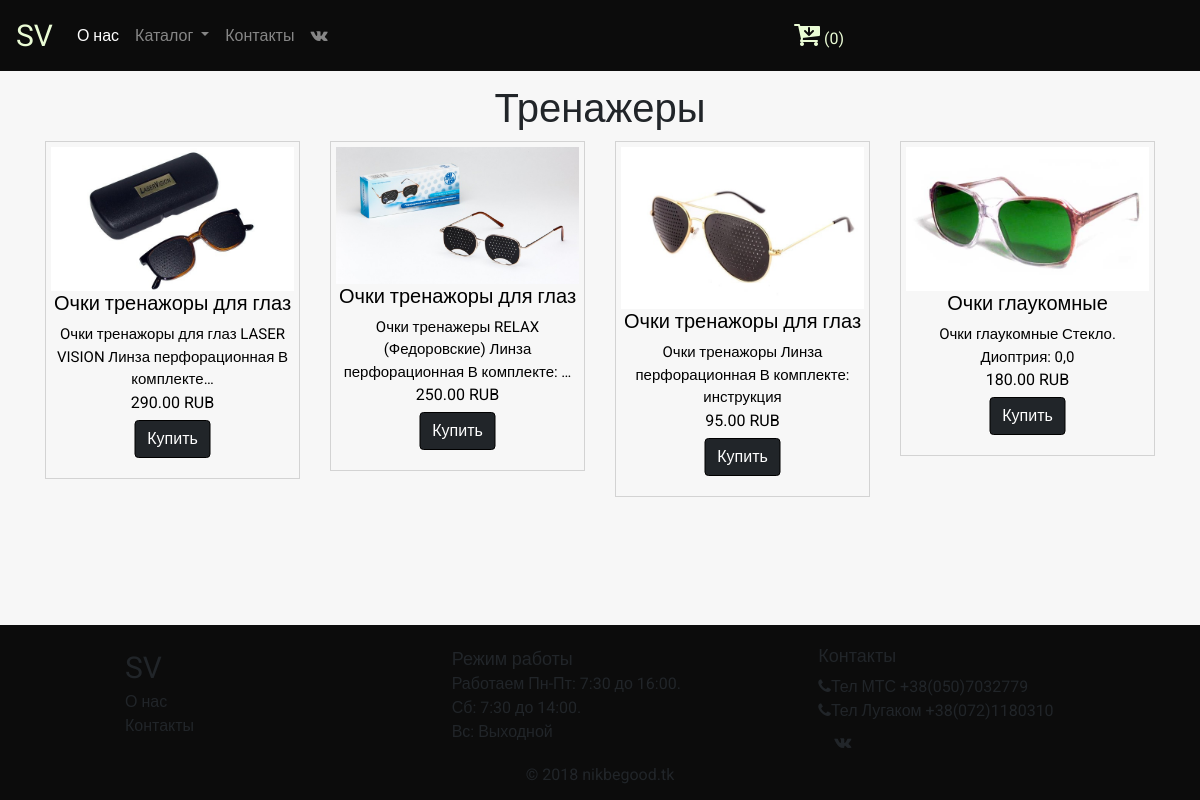
Page /trenag/ on the committed database.
### products/models.py (models this page shows, shortened)
class ProductImage(models.Model):
    product = models.ForeignKey(Product, blank=True, null=True, default=None)
    image = models.ImageField(upload_to='products_images/')
    is_main = models.BooleanField(default=False)
    is_active = models.BooleanField(default=True)
    created = models.DateTimeField(auto_now_add=True, auto_now=False)
    updated = models.DateTimeField(auto_now_add=False, auto_now=True)
    class Meta:
        verbose_name = 'Фотография'
        verbose_name_plural = 'Фотографии'

class Product(models.Model):
    name = models.CharField(max_length=64, blank=True, null=True, default=None)
    price = models.DecimalField(max_digits=10, decimal_places=2, default=0)
    discount = models.IntegerField(default=0)
    category = models.ForeignKey(ProductCategory, blank=True, null=True, default=None)
    short_description = models.TextField(blank=True, null=True, default=None)
    description = models.TextField(blank=True, null=True, default=None)
    is_active = models.BooleanField(default=True)
    created = models.DateTimeField(auto_now_add=True, auto_now=False)
    updated = models.DateTimeField(auto_now_add=False, auto_now=True)
    class Meta:
        verbose_name = 'Товар'
        verbose_name_plural = 'Товары'

### landing/views.py (the view)
# urls.py: url(r'^trenag/$', views.trenag, name='trenag'),
def trenag(request):
    products_images = ProductImage.objects.filter(is_active=True, is_main=True, product__is_active=True)
    products_images_trenag= products_images.filter(product__category__id=16)
    return render(request, 'landing/trenag.html', locals())

### orders/context_processors.py (called while the page is built)
def getting_basket_info(request):
    session_key = request.session.session_key
    if not session_key:
        request.session["session_key"] = 123
        request.session.cycle_key()
    products_in_basket = ProductInBasket.objects.filter(session_key=session_key, is_active=True, order__isnull=True)
    products_total_nmb = products_in_basket.count()
    return locals()

### templates/landing/trenag.html
{% extends 'base.html' %}
{% load static %}
{% block content %}
<div class="section">
        <div class="container">
            <div class="row">
                <div class="col-lg-12" style="margin-top:60px">
                    <h1 class="text-center">
                        Тренажеры
                    </h1>
                </div>
                {% for product_image in products_images_trenag%}
                    {% include 'landing/product_item.html' %}
                {% endfor %}
            </div>
        </div>
</div>
{% endblock %}

### templates/landing/product_item.html (shortened to what this page needs)
<div class="col-lg-3">
    <div class="products-item">
        <div>
            <a href="{% url 'product' product_image.product.id %}">
                <img src="{{ product_image.image.url }}" class="img-fluid">
            </a>
        </div>
        <h5>{{ product_image.product.name }}</h5>
        <p style="font-size:15px;margin-bottom: 0;">
            {{ product_image.product.description|truncatechars_html:70 }}
        </p>
        <div>
            {{ product_image.product.price }} RUB
        </div>
        <div class="add-to-card-btn">
            <a href="{% url 'product' product_image.product.id %}">
            <button class="btn btn-success"  style="background-color:#212529; border-color: black;">
                Купить
            </button>
            </a>
        </div>
</div>
</div>

### static/static_dev/css/style.css (style rules this page uses)
html, body { height: 100%; max-height: 100%; font-family: 'Roboto', sans-serif; background-color: #F7F7F7; }
.section { padding: 25px 0; }
.products-item { border:1px solid lightgrey; position: relative; text-align: center; padding: 5px; margin-bottom: 10px; color: black; }
.add-to-card-btn { position: relative; bottom: 15px; left: 50%; transform: translateX(-50%); margin-top:20px; }

### rows in the picture
ProductImage: image (picture), product.name "Очки тренажоры для глаз", product.description "Oчки тренажоры для глаз LASER VISION Линза перфорационная В комплекте…", product.price "290.00"
ProductImage: image (picture), product.name "Очки тренажоры для глаз", product.description "Oчки тренажеры RELAX (Федоровские) Линза перфорационная В комплекте: …", product.price "250.00"
ProductImage: image (picture), product.name "Очки тренажоры для глаз", product.description "Oчки тренажоры Линза перфорационная В комплекте: инструкция", product.price "95.00"
ProductImage: image (picture), product.name "Очки глаукомные", product.description "Oчки глаукомные Стекло. Диоптрия: 0,0", product.price "180.00"
